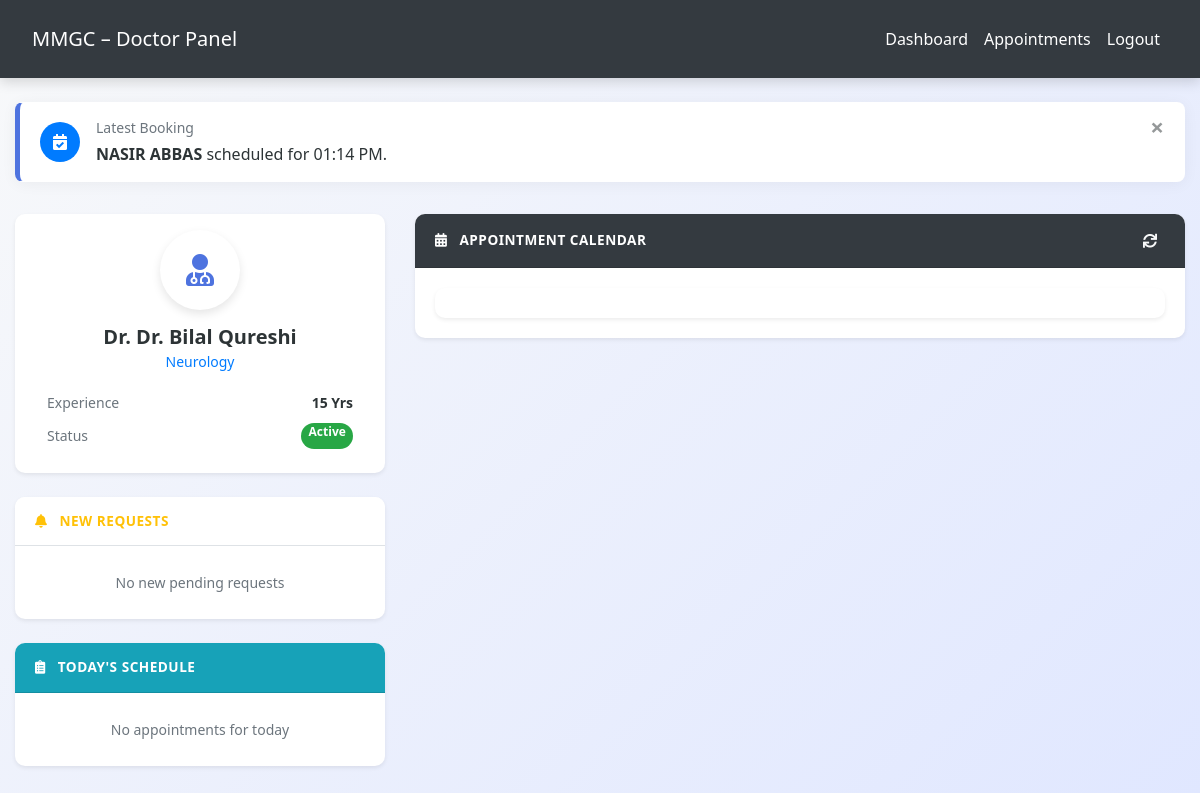
Page /doctor/doctor_dashboard.php (signed in) on the committed database.
### tables this page shows
CREATE TABLE `appointments` (
  `appointment_id` int(11) NOT NULL,
  `patient_id` int(11) NOT NULL,
  `doctor_id` int(11) NOT NULL,
  `appointment_date` date NOT NULL,
  `start_time` time NOT NULL,
  `end_time` time NOT NULL,
  `status` enum('pending','confirmed','cancelled','completed') DEFAULT 'pending',
  `reason` text DEFAULT NULL,
  `created_at` datetime DEFAULT current_timestamp(),
  `updated_at` datetime DEFAULT current_timestamp() ON UPDATE current_timestamp()
);

CREATE TABLE `patients` (
  `id` int(11) NOT NULL,
  `mr_number` varchar(20) NOT NULL,
  `name` varchar(100) NOT NULL,
  `email` varchar(100) DEFAULT NULL,
  `phone` varchar(15) NOT NULL,
  `password` varchar(255) DEFAULT NULL,
  `blood_group` varchar(10) DEFAULT NULL,
  `allergies` text DEFAULT NULL,
  `emergency_contact_name` varchar(150) DEFAULT NULL,
  `date_of_birth` date DEFAULT NULL,
  `gender` enum('male','female','other') DEFAULT NULL,
  `address` text DEFAULT NULL,
  `guardian_name` varchar(100) DEFAULT NULL,
  `guardian_phone` varchar(15) DEFAULT NULL,
  `registration_date` date DEFAULT curdate(),
  `status` enum('active','inactive') DEFAULT 'active',
  `created_at` timestamp NOT NULL DEFAULT current_timestamp()
);

CREATE TABLE `doctors` (
  `doctor_id` int(11) NOT NULL,
  `full_name` varchar(100) NOT NULL,
  `email` varchar(100) NOT NULL,
  `password` varchar(255) NOT NULL,
  `phone` varchar(20) DEFAULT NULL,
  `specialization` varchar(100) DEFAULT NULL,
  `qualification` varchar(100) DEFAULT NULL,
  `experience_years` int(11) DEFAULT NULL,
  `consultation_fee` decimal(10,2) DEFAULT NULL,
  `profile_image` varchar(255) DEFAULT NULL,
  `bio` text DEFAULT NULL,
  `status` enum('active','inactive','on_leave') DEFAULT 'active',
  `rating` decimal(2,1) DEFAULT 0.0,
  `location` varchar(255) DEFAULT NULL,
  `created_at` datetime DEFAULT current_timestamp(),
  `updated_at` datetime DEFAULT current_timestamp() ON UPDATE current_timestamp()
);

### doctor/doctor_dashboard.php (the view, shortened to what this page needs)
<?php
require_once 'config.php';
$doctor_id = $_SESSION['doctor_id'];
$stmt = $conn->prepare("SELECT * FROM doctors WHERE doctor_id = ?");
$stmt->bind_param("i", $doctor_id);
$stmt->execute();
$doctor = $stmt->get_result()->fetch_assoc();
$today = date('Y-m-d');
$latest_appt_sql = "
    SELECT a.appointment_id, a.start_time, p.name AS patient_name
    FROM appointments a
    JOIN patients p ON a.patient_id = p.id
    WHERE a.doctor_id = ?
    ORDER BY a.created_at DESC LIMIT 1";
$l_stmt = $conn->prepare($latest_appt_sql);
$l_stmt->bind_param("i", $doctor_id);
$l_stmt->execute();
$latest_notification = $l_stmt->get_result()->fetch_assoc();
$pending_sql = "
    SELECT a.appointment_id, a.appointment_date, a.start_time, a.reason,
            p.mr_number, p.name AS patient_name, p.phone
    FROM appointments a
    JOIN patients p ON a.patient_id = p.id
    WHERE a.doctor_id = ?
      AND a.status = 'pending'
    ORDER BY a.created_at DESC
    LIMIT 8";
$pending_stmt = $conn->prepare($pending_sql);
$pending_stmt->bind_param("i", $doctor_id);
$pending_stmt->execute();
$pending_appointments = $pending_stmt->get_result()->fetch_all(MYSQLI_ASSOC);
$today_sql = "
    SELECT a.appointment_id, a.appointment_date, a.start_time, a.end_time, a.status, a.reason,
            p.mr_number, p.name AS patient_name, p.phone, p.gender, p.date_of_birth
    FROM appointments a
    JOIN patients p ON a.patient_id = p.id
    WHERE a.doctor_id = ?
      AND a.appointment_date = ?
      AND a.status IN ('pending', 'confirmed')
    ORDER BY a.start_time ASC";
$today_stmt = $conn->prepare($today_sql);
$today_stmt->bind_param("is", $doctor_id, $today);
$today_stmt->execute();
$today_appointments = $today_stmt->get_result()->fetch_all(MYSQLI_ASSOC);
?>
<!DOCTYPE html>
<html lang="en">
<head>
    <link rel="stylesheet" href="https://cdn.jsdelivr.net/npm/bootstrap@4.6.2/dist/css/bootstrap.min.css">
    <link rel="stylesheet" href="https://cdnjs.cloudflare.com/ajax/libs/font-awesome/5.15.4/css/all.min.css">
    <link rel="stylesheet" href="../css/style.css">
    <link href='https://cdn.jsdelivr.net/npm/fullcalendar@5.11.5/main.min.css' rel='stylesheet' />
</head>
<body>
<?php include('navbar.php'); ?>
<div class="container-fluid mt-4">
    <?php if ($latest_notification): ?>
    <div class="row mb-3" id="latest-alert-row">
        <div class="col-12">
            <div class="alert alert-latest alert-dismissible fade show d-flex align-items-center" role="alert">
                <div class="bg-primary text-white rounded-circle p-2 mr-3" style="width: 40px; height: 40px; display: flex; align-items: center; justify-content: center;">
                    <i class="fas fa-calendar-check"></i>
                </div>
                <div>
                    <span class="text-muted small d-block">Latest Booking</span>
                    <strong><?= htmlspecialchars($latest_notification['patient_name']) ?></strong> scheduled for <?= date('h:i A', strtotime($latest_notification['start_time'])) ?>.
                </div>
                <button type="button" class="close" data-dismiss="alert" aria-label="Close">
                    <span aria-hidden="true">&times;</span>
                </button>
            </div>
        </div>
    </div>
    <?php endif; ?>
    <div class="row">
        <div class="col-lg-4">
            <div class="card shadow-sm text-center p-3">
                <div class="doctor-profile-img">
                    <i class="fas fa-user-md"></i>
                </div>
                <h5 class="font-weight-bold mb-0">Dr. <?= htmlspecialchars($doctor['full_name']) ?></h5>
                <p class="text-primary small mb-3"><?= htmlspecialchars($doctor['specialization'] ?: 'General Physician') ?></p>
                <div class="text-left px-3">
                    <div class="d-flex justify-content-between mb-2">
                        <span class="text-muted small">Experience</span>
                        <span class="font-weight-bold small"><?= $doctor['experience_years'] ?> Yrs</span>
                    </div>
                    <div class="d-flex justify-content-between mb-2">
                        <span class="text-muted small">Status</span>
                        <span class="badge badge-pill badge-<?= $doctor['status'] === 'active' ? 'success' : 'warning' ?>">
                            <?= ucfirst($doctor['status']) ?>
                        </span>
                    </div>
                </div>
            </div>
            <div class="card shadow-sm">
                <div class="card-header bg-white text-warning border-bottom">
                    <i class="fas fa-bell mr-2"></i> New Requests
                </div>
                <div class="card-body p-0">
                    <?php if (empty($pending_appointments)): ?>
                        <div class="text-center py-4 text-muted small">No new pending requests</div>
                    <?php endif; ?>
                </div>
            </div>
            <div class="card shadow-sm">
                <div class="card-header bg-info text-white">
                    <i class="fas fa-clipboard-list mr-2"></i> Today's Schedule
                </div>
                <div class="card-body p-0">
                    <?php if (empty($today_appointments)): ?>
                        <div class="text-center py-4 text-muted small">No appointments for today</div>
                    <?php endif; ?>
                </div>
            </div>
        </div>
        <div class="col-lg-8">
            <div class="card shadow-sm">
                <div class="card-header bg-dark text-white d-flex justify-content-between align-items-center">
                    <span><i class="fas fa-calendar-alt mr-2"></i> Appointment Calendar</span>
                    <button onclick="location.reload()" class="btn btn-sm btn-outline-light border-0"><i class="fas fa-sync"></i></button>
                </div>
                <div class="card-body">
                    <div id="calendar"></div>
                </div>
            </div>
        </div>
    </div>
</div>
</body>
</html>

### css/style.css (style rules this page uses)
:root { --primary: #007bff; --secondary: #6c757d; --success: #28a745; --info: #17a2b8; --warning: #ffc107; --danger: #dc3545; --light: #f8f9fa; --dark: #2d3436; --accent: #ff6f61; --highlight: #6f42c1; --shadow: rgba(0, 0, 0, 0.15); --transition: all 0.3s ease-in-out; }
body { font-family: 'Inter', 'Segoe UI', Tahoma, Geneva, Verdana, sans-serif; background: linear-gradient(135deg, var(--light) 0%, #e0e7ff 100%); color: var(--dark); line-height: 1.8; margin: 0; padding: 0; min-height: 100vh; font-size: 16px; }

### doctor/doctor_dashboard.php (style rules this page uses)
:root { --primary: #4e73df; --success: #1cc88a; --info: #36b9cc; --warning: #f6c23e; --danger: #e74a3b; }
body { background-color: #f0f2f5; font-family: 'Segoe UI', Tahoma, Geneva, Verdana, sans-serif; }
.card { border: none; border-radius: 10px; transition: all 0.3s ease; margin-bottom: 1.5rem; }
.card-header { border-top-left-radius: 10px !important; border-top-right-radius: 10px !important; font-weight: 700; text-transform: uppercase; font-size: 0.85rem; letter-spacing: 0.5px; }
.doctor-profile-img { width: 80px; height: 80px; background: #fff; border-radius: 50%; display: flex; align-items: center; justify-content: center; margin: 0 auto 15px; font-size: 2rem; color: var(--primary); box-shadow: 0 4px 10px rgba(0,0,0,0.1); }
#calendar { background: #fff; padding: 15px; border-radius: 10px; box-shadow: 0 0.125rem 0.25rem rgba(0, 0, 0, 0.075); }
.alert-latest { background: #fff; border-left: 5px solid var(--primary); box-shadow: 0 2px 15px rgba(0,0,0,0.05); border-radius: 8px; animation: slideIn 0.5s ease-out; }

### rows in the picture
appointments: patient.name "NASIR ABBAS", start_time "01:14 PM"
doctors: full_name "Dr. Bilal Qureshi", specialization "Neurology", experience_years "15", status "Active"
